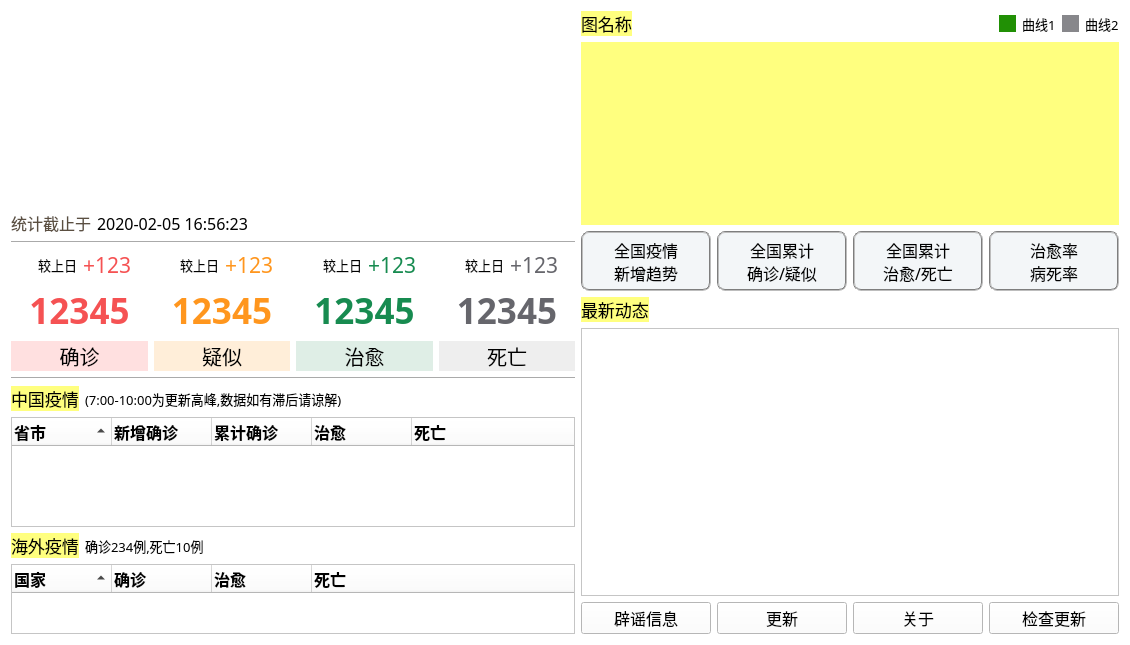
<?xml version="1.0" encoding="UTF-8"?>
<ui version="4.0">
 <class>Dialog</class>
 <widget class="QDialog" name="Dialog">
  <property name="geometry">
   <rect>
    <x>0</x>
    <y>0</y>
    <width>1130</width>
    <height>645</height>
   </rect>
  </property>
  <property name="font">
   <font>
    <family>黑体</family>
    <pointsize>14</pointsize>
   </font>
  </property>
  <property name="windowTitle">
   <string>Dialog</string>
  </property>
  <property name="styleSheet">
   <string notr="true">background-color: rgb(255, 255, 255);</string>
  </property>
  <layout class="QHBoxLayout" name="horizontalLayout_12" stretch="2,1">
   <item>
    <layout class="QVBoxLayout" name="verticalLayout_10" stretch="1,60,0,100">
     <item>
      <widget class="QLabel" name="lbe_pic">
       <property name="sizePolicy">
        <sizepolicy hsizetype="Preferred" vsizetype="Expanding">
         <horstretch>0</horstretch>
         <verstretch>0</verstretch>
        </sizepolicy>
       </property>
       <property name="minimumSize">
        <size>
         <width>0</width>
         <height>194</height>
        </size>
       </property>
       <property name="styleSheet">
        <string notr="true">background-image: url(:/top_headv3.jpg);</string>
       </property>
       <property name="text">
        <string/>
       </property>
       <property name="scaledContents">
        <bool>true</bool>
       </property>
       <property name="alignment">
        <set>Qt::AlignLeading|Qt::AlignLeft|Qt::AlignVCenter</set>
       </property>
      </widget>
     </item>
     <item>
      <layout class="QVBoxLayout" name="verticalLayout_5" stretch="4,0,10">
       <item>
        <layout class="QHBoxLayout" name="horizontalLayout_8">
         <item>
          <layout class="QHBoxLayout" name="horizontalLayout_2">
           <item>
            <widget class="QLabel" name="label_9">
             <property name="font">
              <font>
               <family>黑体</family>
               <pointsize>12</pointsize>
              </font>
             </property>
             <property name="styleSheet">
              <string notr="true">color: rgb(91, 79, 65);</string>
             </property>
             <property name="text">
              <string>统计截止于</string>
             </property>
            </widget>
           </item>
           <item>
            <widget class="QLabel" name="lbe_update_time">
             <property name="font">
              <font>
               <family>黑体</family>
               <pointsize>12</pointsize>
              </font>
             </property>
             <property name="text">
              <string>2020-02-05 16:56:23</string>
             </property>
            </widget>
           </item>
           <item>
            <spacer name="horizontalSpacer">
             <property name="orientation">
              <enum>Qt::Horizontal</enum>
             </property>
             <property name="sizeHint" stdset="0">
              <size>
               <width>40</width>
               <height>20</height>
              </size>
             </property>
            </spacer>
           </item>
          </layout>
         </item>
        </layout>
       </item>
       <item>
        <widget class="Line" name="line">
         <property name="orientation">
          <enum>Qt::Horizontal</enum>
         </property>
        </widget>
       </item>
       <item>
        <layout class="QHBoxLayout" name="horizontalLayout_7">
         <item>
          <layout class="QVBoxLayout" name="verticalLayout">
           <item>
            <layout class="QHBoxLayout" name="horizontalLayout_3">
             <item>
              <widget class="QLabel" name="label_8">
               <property name="font">
                <font>
                 <family>黑体</family>
                 <pointsize>10</pointsize>
                </font>
               </property>
               <property name="text">
                <string>较上日</string>
               </property>
               <property name="alignment">
                <set>Qt::AlignRight|Qt::AlignTrailing|Qt::AlignVCenter</set>
               </property>
              </widget>
             </item>
             <item>
              <widget class="QLabel" name="lbe_add_confirm">
               <property name="font">
                <font>
                 <family>黑体</family>
                 <pointsize>16</pointsize>
                </font>
               </property>
               <property name="styleSheet">
                <string notr="true">color: rgb(245, 82, 83);</string>
               </property>
               <property name="text">
                <string>+123</string>
               </property>
              </widget>
             </item>
            </layout>
           </item>
           <item>
            <widget class="QLabel" name="lbe_total_confirm">
             <property name="font">
              <font>
               <family>黑体</family>
               <pointsize>26</pointsize>
               <weight>75</weight>
               <bold>true</bold>
              </font>
             </property>
             <property name="layoutDirection">
              <enum>Qt::LeftToRight</enum>
             </property>
             <property name="styleSheet">
              <string notr="true">color: rgb(245, 82, 83);</string>
             </property>
             <property name="text">
              <string>12345</string>
             </property>
             <property name="alignment">
              <set>Qt::AlignCenter</set>
             </property>
            </widget>
           </item>
           <item>
            <widget class="QLabel" name="lbe_confirm">
             <property name="font">
              <font>
               <family>黑体</family>
               <pointsize>15</pointsize>
              </font>
             </property>
             <property name="styleSheet">
              <string notr="true">background-color: rgb(255, 224, 224);</string>
             </property>
             <property name="text">
              <string>确诊</string>
             </property>
             <property name="alignment">
              <set>Qt::AlignCenter</set>
             </property>
            </widget>
           </item>
          </layout>
         </item>
         <item>
          <layout class="QVBoxLayout" name="verticalLayout_2">
           <item>
            <layout class="QHBoxLayout" name="horizontalLayout_4">
             <item>
              <widget class="QLabel" name="label_6">
               <property name="font">
                <font>
                 <family>黑体</family>
                 <pointsize>10</pointsize>
                </font>
               </property>
               <property name="text">
                <string>较上日</string>
               </property>
               <property name="alignment">
                <set>Qt::AlignRight|Qt::AlignTrailing|Qt::AlignVCenter</set>
               </property>
              </widget>
             </item>
             <item>
              <widget class="QLabel" name="lbe_add_suspect">
               <property name="font">
                <font>
                 <family>黑体</family>
                 <pointsize>16</pointsize>
                </font>
               </property>
               <property name="styleSheet">
                <string notr="true">color: rgb(255, 150, 30);</string>
               </property>
               <property name="text">
                <string>+123</string>
               </property>
              </widget>
             </item>
            </layout>
           </item>
           <item>
            <widget class="QLabel" name="lbe_total_suspect">
             <property name="sizePolicy">
              <sizepolicy hsizetype="Preferred" vsizetype="Preferred">
               <horstretch>0</horstretch>
               <verstretch>0</verstretch>
              </sizepolicy>
             </property>
             <property name="font">
              <font>
               <family>黑体</family>
               <pointsize>26</pointsize>
               <weight>75</weight>
               <bold>true</bold>
              </font>
             </property>
             <property name="styleSheet">
              <string notr="true">color: rgb(255, 150, 30);
</string>
             </property>
             <property name="text">
              <string>12345</string>
             </property>
             <property name="textFormat">
              <enum>Qt::AutoText</enum>
             </property>
             <property name="alignment">
              <set>Qt::AlignCenter</set>
             </property>
            </widget>
           </item>
           <item>
            <widget class="QLabel" name="lbe_suspect">
             <property name="font">
              <font>
               <family>黑体</family>
               <pointsize>15</pointsize>
              </font>
             </property>
             <property name="styleSheet">
              <string notr="true">background-color: rgb(255, 238, 217);</string>
             </property>
             <property name="text">
              <string>疑似</string>
             </property>
             <property name="alignment">
              <set>Qt::AlignCenter</set>
             </property>
            </widget>
           </item>
          </layout>
         </item>
         <item>
          <layout class="QVBoxLayout" name="verticalLayout_4">
           <item>
            <layout class="QHBoxLayout" name="horizontalLayout_6">
             <item>
              <widget class="QLabel" name="label_7">
               <property name="font">
                <font>
                 <family>黑体</family>
                 <pointsize>10</pointsize>
                </font>
               </property>
               <property name="text">
                <string>较上日</string>
               </property>
               <property name="alignment">
                <set>Qt::AlignRight|Qt::AlignTrailing|Qt::AlignVCenter</set>
               </property>
              </widget>
             </item>
             <item>
              <widget class="QLabel" name="lbe_add_heal">
               <property name="font">
                <font>
                 <family>黑体</family>
                 <pointsize>16</pointsize>
                </font>
               </property>
               <property name="styleSheet">
                <string notr="true">color: rgb(23, 139, 80);</string>
               </property>
               <property name="text">
                <string>+123</string>
               </property>
              </widget>
             </item>
            </layout>
           </item>
           <item>
            <widget class="QLabel" name="lbe_total_heal">
             <property name="font">
              <font>
               <family>黑体</family>
               <pointsize>26</pointsize>
               <weight>75</weight>
               <bold>true</bold>
              </font>
             </property>
             <property name="styleSheet">
              <string notr="true">color: rgb(23, 139, 80);</string>
             </property>
             <property name="text">
              <string>12345</string>
             </property>
             <property name="alignment">
              <set>Qt::AlignCenter</set>
             </property>
            </widget>
           </item>
           <item>
            <widget class="QLabel" name="lbe_heal">
             <property name="font">
              <font>
               <family>黑体</family>
               <pointsize>15</pointsize>
              </font>
             </property>
             <property name="styleSheet">
              <string notr="true">background-color: rgb(223, 238, 230);</string>
             </property>
             <property name="text">
              <string>治愈</string>
             </property>
             <property name="alignment">
              <set>Qt::AlignCenter</set>
             </property>
            </widget>
           </item>
          </layout>
         </item>
         <item>
          <layout class="QVBoxLayout" name="verticalLayout_3">
           <item>
            <layout class="QHBoxLayout" name="horizontalLayout_5">
             <item>
              <widget class="QLabel" name="label_5">
               <property name="font">
                <font>
                 <family>黑体</family>
                 <pointsize>10</pointsize>
                </font>
               </property>
               <property name="text">
                <string>较上日</string>
               </property>
               <property name="alignment">
                <set>Qt::AlignRight|Qt::AlignTrailing|Qt::AlignVCenter</set>
               </property>
              </widget>
             </item>
             <item>
              <widget class="QLabel" name="lbe_add_dead">
               <property name="font">
                <font>
                 <family>黑体</family>
                 <pointsize>16</pointsize>
                </font>
               </property>
               <property name="styleSheet">
                <string notr="true">color: rgb(102, 102, 108);</string>
               </property>
               <property name="text">
                <string>+123</string>
               </property>
              </widget>
             </item>
            </layout>
           </item>
           <item>
            <widget class="QLabel" name="lbe_total_dead">
             <property name="font">
              <font>
               <family>黑体</family>
               <pointsize>26</pointsize>
               <weight>75</weight>
               <bold>true</bold>
              </font>
             </property>
             <property name="styleSheet">
              <string notr="true">color: rgb(102, 102, 108);</string>
             </property>
             <property name="text">
              <string>12345</string>
             </property>
             <property name="alignment">
              <set>Qt::AlignCenter</set>
             </property>
            </widget>
           </item>
           <item>
            <widget class="QLabel" name="lbe_dead">
             <property name="font">
              <font>
               <family>黑体</family>
               <pointsize>15</pointsize>
              </font>
             </property>
             <property name="styleSheet">
              <string notr="true">background-color: rgb(238, 238, 238);</string>
             </property>
             <property name="text">
              <string>死亡</string>
             </property>
             <property name="alignment">
              <set>Qt::AlignCenter</set>
             </property>
            </widget>
           </item>
          </layout>
         </item>
        </layout>
       </item>
      </layout>
     </item>
     <item>
      <widget class="Line" name="line_2">
       <property name="orientation">
        <enum>Qt::Horizontal</enum>
       </property>
      </widget>
     </item>
     <item>
      <layout class="QVBoxLayout" name="verticalLayout_6" stretch="1,8,1,3">
       <item>
        <layout class="QHBoxLayout" name="horizontalLayout_10">
         <item>
          <widget class="QLabel" name="label_31">
           <property name="font">
            <font>
             <family>黑体</family>
             <pointsize>13</pointsize>
            </font>
           </property>
           <property name="styleSheet">
            <string notr="true">background-color: rgb(255, 255, 127);</string>
           </property>
           <property name="text">
            <string>中国疫情</string>
           </property>
          </widget>
         </item>
         <item>
          <widget class="QLabel" name="label_33">
           <property name="font">
            <font>
             <family>黑体</family>
             <pointsize>10</pointsize>
            </font>
           </property>
           <property name="styleSheet">
            <string notr="true"/>
           </property>
           <property name="text">
            <string>(7:00-10:00为更新高峰,数据如有滞后请谅解)</string>
           </property>
          </widget>
         </item>
         <item>
          <spacer name="horizontalSpacer_2">
           <property name="orientation">
            <enum>Qt::Horizontal</enum>
           </property>
           <property name="sizeHint" stdset="0">
            <size>
             <width>40</width>
             <height>20</height>
            </size>
           </property>
          </spacer>
         </item>
        </layout>
       </item>
       <item>
        <widget class="QTreeWidget" name="tree">
         <property name="font">
          <font>
           <family>黑体</family>
           <pointsize>12</pointsize>
          </font>
         </property>
         <property name="styleSheet">
          <string notr="true"/>
         </property>
         <property name="lineWidth">
          <number>2</number>
         </property>
         <property name="sortingEnabled">
          <bool>true</bool>
         </property>
         <attribute name="headerVisible">
          <bool>true</bool>
         </attribute>
         <attribute name="headerCascadingSectionResizes">
          <bool>false</bool>
         </attribute>
         <attribute name="headerHighlightSections">
          <bool>false</bool>
         </attribute>
         <attribute name="headerShowSortIndicator" stdset="0">
          <bool>true</bool>
         </attribute>
         <column>
          <property name="text">
           <string>省市</string>
          </property>
          <property name="font">
           <font>
            <family>黑体</family>
            <pointsize>12</pointsize>
            <weight>75</weight>
            <bold>true</bold>
           </font>
          </property>
         </column>
         <column>
          <property name="text">
           <string>新增确诊</string>
          </property>
          <property name="font">
           <font>
            <family>黑体</family>
            <pointsize>12</pointsize>
            <weight>75</weight>
            <bold>true</bold>
           </font>
          </property>
         </column>
         <column>
          <property name="text">
           <string>累计确诊</string>
          </property>
          <property name="font">
           <font>
            <family>黑体</family>
            <pointsize>12</pointsize>
            <weight>75</weight>
            <bold>true</bold>
           </font>
          </property>
         </column>
         <column>
          <property name="text">
           <string>治愈</string>
          </property>
          <property name="font">
           <font>
            <family>黑体</family>
            <pointsize>12</pointsize>
            <weight>75</weight>
            <bold>true</bold>
           </font>
          </property>
         </column>
         <column>
          <property name="text">
           <string>死亡</string>
          </property>
          <property name="font">
           <font>
            <family>黑体</family>
            <pointsize>12</pointsize>
            <weight>75</weight>
            <bold>true</bold>
           </font>
          </property>
         </column>
        </widget>
       </item>
       <item>
        <layout class="QHBoxLayout" name="horizontalLayout_9" stretch="0,0,0">
         <item>
          <widget class="QLabel" name="label_32">
           <property name="font">
            <font>
             <family>黑体</family>
             <pointsize>13</pointsize>
            </font>
           </property>
           <property name="styleSheet">
            <string notr="true">background-color: rgb(255, 255, 127);</string>
           </property>
           <property name="text">
            <string>海外疫情</string>
           </property>
          </widget>
         </item>
         <item>
          <widget class="QLabel" name="lbe_countryTotal">
           <property name="font">
            <font>
             <family>黑体</family>
             <pointsize>10</pointsize>
            </font>
           </property>
           <property name="styleSheet">
            <string notr="true"/>
           </property>
           <property name="text">
            <string>确诊234例,死亡10例</string>
           </property>
          </widget>
         </item>
         <item>
          <spacer name="horizontalSpacer_3">
           <property name="orientation">
            <enum>Qt::Horizontal</enum>
           </property>
           <property name="sizeHint" stdset="0">
            <size>
             <width>40</width>
             <height>20</height>
            </size>
           </property>
          </spacer>
         </item>
        </layout>
       </item>
       <item>
        <widget class="QTreeWidget" name="tree_2">
         <property name="font">
          <font>
           <family>黑体</family>
           <pointsize>12</pointsize>
          </font>
         </property>
         <property name="styleSheet">
          <string notr="true"/>
         </property>
         <property name="lineWidth">
          <number>2</number>
         </property>
         <property name="sortingEnabled">
          <bool>true</bool>
         </property>
         <attribute name="headerVisible">
          <bool>true</bool>
         </attribute>
         <attribute name="headerCascadingSectionResizes">
          <bool>true</bool>
         </attribute>
         <attribute name="headerHighlightSections">
          <bool>true</bool>
         </attribute>
         <attribute name="headerShowSortIndicator" stdset="0">
          <bool>true</bool>
         </attribute>
         <column>
          <property name="text">
           <string>国家</string>
          </property>
          <property name="font">
           <font>
            <family>黑体</family>
            <pointsize>12</pointsize>
            <weight>75</weight>
            <bold>true</bold>
           </font>
          </property>
         </column>
         <column>
          <property name="text">
           <string>确诊</string>
          </property>
          <property name="font">
           <font>
            <family>黑体</family>
            <pointsize>12</pointsize>
            <weight>75</weight>
            <bold>true</bold>
           </font>
          </property>
         </column>
         <column>
          <property name="text">
           <string>治愈</string>
          </property>
          <property name="font">
           <font>
            <family>黑体</family>
            <pointsize>12</pointsize>
            <weight>75</weight>
            <bold>true</bold>
           </font>
          </property>
         </column>
         <column>
          <property name="text">
           <string>死亡</string>
          </property>
          <property name="font">
           <font>
            <family>黑体</family>
            <pointsize>12</pointsize>
            <weight>75</weight>
            <bold>true</bold>
           </font>
          </property>
         </column>
        </widget>
       </item>
      </layout>
     </item>
    </layout>
   </item>
   <item>
    <layout class="QVBoxLayout" name="verticalLayout_9" stretch="10,12">
     <item>
      <layout class="QVBoxLayout" name="verticalLayout_7" stretch="1,10,1">
       <item>
        <layout class="QHBoxLayout" name="horizontalLayout_21">
         <item>
          <widget class="QLabel" name="lbe_chart_name">
           <property name="font">
            <font>
             <family>黑体</family>
             <pointsize>13</pointsize>
            </font>
           </property>
           <property name="styleSheet">
            <string notr="true">background-color: rgb(255, 255, 127);</string>
           </property>
           <property name="text">
            <string>图名称</string>
           </property>
          </widget>
         </item>
         <item>
          <spacer name="horizontalSpacer_5">
           <property name="orientation">
            <enum>Qt::Horizontal</enum>
           </property>
           <property name="sizeHint" stdset="0">
            <size>
             <width>40</width>
             <height>20</height>
            </size>
           </property>
          </spacer>
         </item>
         <item>
          <layout class="QHBoxLayout" name="horizontalLayout_22">
           <item>
            <layout class="QHBoxLayout" name="horizontalLayout_23">
             <item>
              <widget class="QLabel" name="lbe_chart_line1_clr">
               <property name="minimumSize">
                <size>
                 <width>17</width>
                 <height>17</height>
                </size>
               </property>
               <property name="maximumSize">
                <size>
                 <width>17</width>
                 <height>17</height>
                </size>
               </property>
               <property name="styleSheet">
                <string notr="true">background-color: rgb(33,144,5);</string>
               </property>
               <property name="text">
                <string/>
               </property>
              </widget>
             </item>
             <item>
              <widget class="QLabel" name="lbe_chart_line1_name">
               <property name="font">
                <font>
                 <family>黑体</family>
                 <pointsize>10</pointsize>
                </font>
               </property>
               <property name="text">
                <string>曲线1</string>
               </property>
              </widget>
             </item>
            </layout>
           </item>
           <item>
            <layout class="QHBoxLayout" name="horizontalLayout_24">
             <item>
              <widget class="QLabel" name="lbe_chart_line2_clr">
               <property name="minimumSize">
                <size>
                 <width>17</width>
                 <height>17</height>
                </size>
               </property>
               <property name="maximumSize">
                <size>
                 <width>17</width>
                 <height>17</height>
                </size>
               </property>
               <property name="styleSheet">
                <string notr="true">background-color: rgb(135, 135, 139);</string>
               </property>
               <property name="text">
                <string/>
               </property>
              </widget>
             </item>
             <item>
              <widget class="QLabel" name="lbe_chart_line2_name">
               <property name="font">
                <font>
                 <family>黑体</family>
                 <pointsize>10</pointsize>
                </font>
               </property>
               <property name="text">
                <string>曲线2</string>
               </property>
              </widget>
             </item>
            </layout>
           </item>
          </layout>
         </item>
        </layout>
       </item>
       <item>
        <widget class="QCustomPlot" name="widget_chart" native="true">
         <property name="styleSheet">
          <string notr="true">background-color: rgb(255, 255, 127);</string>
         </property>
        </widget>
       </item>
       <item>
        <layout class="QHBoxLayout" name="horizontalLayout" stretch="1,1,1,1">
         <item>
          <widget class="QPushButton" name="btn_line_0">
           <property name="sizePolicy">
            <sizepolicy hsizetype="Minimum" vsizetype="Preferred">
             <horstretch>0</horstretch>
             <verstretch>0</verstretch>
            </sizepolicy>
           </property>
           <property name="minimumSize">
            <size>
             <width>130</width>
             <height>60</height>
            </size>
           </property>
           <property name="maximumSize">
            <size>
             <width>130</width>
             <height>60</height>
            </size>
           </property>
           <property name="font">
            <font>
             <family>黑体</family>
             <pointsize>12</pointsize>
            </font>
           </property>
           <property name="styleSheet">
            <string notr="true">border:2px groove rgb(126, 126, 126);
border-radius:8px;
background-color: rgb(243, 246, 248);</string>
           </property>
           <property name="text">
            <string>全国疫情
新增趋势</string>
           </property>
           <attribute name="buttonGroup">
            <string notr="true">btn_group</string>
           </attribute>
          </widget>
         </item>
         <item>
          <widget class="QPushButton" name="btn_line_1">
           <property name="sizePolicy">
            <sizepolicy hsizetype="Minimum" vsizetype="Preferred">
             <horstretch>0</horstretch>
             <verstretch>0</verstretch>
            </sizepolicy>
           </property>
           <property name="minimumSize">
            <size>
             <width>130</width>
             <height>60</height>
            </size>
           </property>
           <property name="maximumSize">
            <size>
             <width>130</width>
             <height>60</height>
            </size>
           </property>
           <property name="font">
            <font>
             <family>黑体</family>
             <pointsize>12</pointsize>
            </font>
           </property>
           <property name="styleSheet">
            <string notr="true">border:2px groove rgb(126, 126, 126);
border-radius:8px;
background-color: rgb(243, 246, 248);</string>
           </property>
           <property name="text">
            <string>全国累计
确诊/疑似</string>
           </property>
           <attribute name="buttonGroup">
            <string notr="true">btn_group</string>
           </attribute>
          </widget>
         </item>
         <item>
          <widget class="QPushButton" name="btn_line_2">
           <property name="sizePolicy">
            <sizepolicy hsizetype="Minimum" vsizetype="Preferred">
             <horstretch>0</horstretch>
             <verstretch>0</verstretch>
            </sizepolicy>
           </property>
           <property name="minimumSize">
            <size>
             <width>130</width>
             <height>60</height>
            </size>
           </property>
           <property name="maximumSize">
            <size>
             <width>130</width>
             <height>60</height>
            </size>
           </property>
           <property name="font">
            <font>
             <family>黑体</family>
             <pointsize>12</pointsize>
            </font>
           </property>
           <property name="styleSheet">
            <string notr="true">border:2px groove rgb(126, 126, 126);
border-radius:8px;
background-color: rgb(243, 246, 248);</string>
           </property>
           <property name="text">
            <string>全国累计
治愈/死亡</string>
           </property>
           <attribute name="buttonGroup">
            <string notr="true">btn_group</string>
           </attribute>
          </widget>
         </item>
         <item>
          <widget class="QPushButton" name="btn_line_3">
           <property name="sizePolicy">
            <sizepolicy hsizetype="Minimum" vsizetype="Preferred">
             <horstretch>0</horstretch>
             <verstretch>0</verstretch>
            </sizepolicy>
           </property>
           <property name="minimumSize">
            <size>
             <width>130</width>
             <height>60</height>
            </size>
           </property>
           <property name="maximumSize">
            <size>
             <width>130</width>
             <height>60</height>
            </size>
           </property>
           <property name="font">
            <font>
             <family>黑体</family>
             <pointsize>12</pointsize>
            </font>
           </property>
           <property name="styleSheet">
            <string notr="true">border:2px groove rgb(126, 126, 126);
border-radius:8px;
background-color: rgb(243, 246, 248);</string>
           </property>
           <property name="text">
            <string>治愈率
病死率</string>
           </property>
           <attribute name="buttonGroup">
            <string notr="true">btn_group</string>
           </attribute>
          </widget>
         </item>
        </layout>
       </item>
      </layout>
     </item>
     <item>
      <layout class="QVBoxLayout" name="verticalLayout_8">
       <item>
        <layout class="QHBoxLayout" name="horizontalLayout_11">
         <item>
          <widget class="QLabel" name="label_30">
           <property name="font">
            <font>
             <family>黑体</family>
             <pointsize>13</pointsize>
            </font>
           </property>
           <property name="styleSheet">
            <string notr="true">background-color: rgb(255, 255, 127);</string>
           </property>
           <property name="text">
            <string>最新动态</string>
           </property>
          </widget>
         </item>
         <item>
          <spacer name="horizontalSpacer_6">
           <property name="orientation">
            <enum>Qt::Horizontal</enum>
           </property>
           <property name="sizeHint" stdset="0">
            <size>
             <width>40</width>
             <height>20</height>
            </size>
           </property>
          </spacer>
         </item>
        </layout>
       </item>
       <item>
        <widget class="QTextBrowser" name="tb_news">
         <property name="font">
          <font>
           <family>Microsoft YaHei</family>
           <pointsize>12</pointsize>
          </font>
         </property>
         <property name="html">
          <string>&lt;!DOCTYPE HTML PUBLIC &quot;-//W3C//DTD HTML 4.0//EN&quot; &quot;http://www.w3.org/TR/REC-html40/strict.dtd&quot;&gt;
&lt;html&gt;&lt;head&gt;&lt;meta name=&quot;qrichtext&quot; content=&quot;1&quot; /&gt;&lt;style type=&quot;text/css&quot;&gt;
p, li { white-space: pre-wrap; }
&lt;/style&gt;&lt;/head&gt;&lt;body style=&quot; font-family:'Microsoft YaHei'; font-size:12pt; font-weight:400; font-style:normal;&quot;&gt;
&lt;p align=&quot;center&quot; style=&quot;-qt-paragraph-type:empty; margin-top:0px; margin-bottom:0px; margin-left:0px; margin-right:0px; -qt-block-indent:0; text-indent:0px;&quot;&gt;&lt;br /&gt;&lt;/p&gt;&lt;/body&gt;&lt;/html&gt;</string>
         </property>
        </widget>
       </item>
       <item>
        <layout class="QHBoxLayout" name="horizontalLayout_14">
         <item>
          <widget class="QPushButton" name="btn_rumor">
           <property name="font">
            <font>
             <family>黑体</family>
             <pointsize>12</pointsize>
            </font>
           </property>
           <property name="text">
            <string>辟谣信息</string>
           </property>
          </widget>
         </item>
         <item>
          <widget class="QPushButton" name="btn_update">
           <property name="font">
            <font>
             <family>黑体</family>
             <pointsize>12</pointsize>
            </font>
           </property>
           <property name="text">
            <string>更新</string>
           </property>
          </widget>
         </item>
         <item>
          <widget class="QPushButton" name="btn_about">
           <property name="font">
            <font>
             <family>黑体</family>
             <pointsize>12</pointsize>
            </font>
           </property>
           <property name="text">
            <string>关于</string>
           </property>
          </widget>
         </item>
         <item>
          <widget class="QPushButton" name="btn_chkUpdate">
           <property name="font">
            <font>
             <family>黑体</family>
             <pointsize>12</pointsize>
            </font>
           </property>
           <property name="styleSheet">
            <string notr="true"/>
           </property>
           <property name="text">
            <string>检查更新</string>
           </property>
          </widget>
         </item>
        </layout>
       </item>
      </layout>
     </item>
    </layout>
   </item>
  </layout>
 </widget>
 <layoutdefault spacing="6" margin="11"/>
 <customwidgets>
  <customwidget>
   <class>QCustomPlot</class>
   <extends>QWidget</extends>
   <header location="global">qcustomplot.h</header>
   <container>1</container>
  </customwidget>
 </customwidgets>
 <resources/>
 <connections/>
 <buttongroups>
  <buttongroup name="btn_group"/>
 </buttongroups>
</ui>
